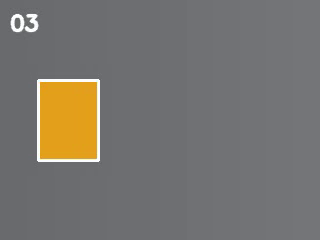
#> input picture frame 3 of lessons/python/素材/synth_cube.mp4, 320 x 240 px
$ python 5.4-video.py
#> lines starting #> are read from the running program, lines starting #| are printed output that depends on the picture; after the words box and inside, x2 and y2 are one past the last pixel; in counts of white or black regions, pixels touching at a corner belong together
# 逐帧读取视频，按颜色找到移动方块，并写出标注视频与抽帧图。
from pathlib import Path

import cv2
import numpy as np


source = Path("素材/synth_cube.mp4")
cap = cv2.VideoCapture(str(source))
print("opened:", cap.isOpened())
print("size:", int(cap.get(cv2.CAP_PROP_FRAME_WIDTH)),
      int(cap.get(cv2.CAP_PROP_FRAME_HEIGHT)))
print("fps:", cap.get(cv2.CAP_PROP_FPS))

out_dir = Path("out_video")
out_dir.mkdir(exist_ok=True)
writer = cv2.VideoWriter(str(out_dir / "annotated.mp4"),
                         cv2.VideoWriter_fourcc(*"mp4v"), 12.0, (320, 240))
print("writer:", writer.isOpened())

frames = 0
saved = 0
centers = []
while True:
    ok, frame = cap.read()
#> frame is the input picture: shape (240, 320, 3); mean B, G, R 111.5, 116.3, 119.2
    if not ok:
        break
    hsv = cv2.cvtColor(frame, cv2.COLOR_BGR2HSV)
#> hsv: shape (240, 320, 3); mean H, S, V 107.2, 21.3, 123
    mask = cv2.inRange(hsv, np.array([5, 100, 100]),
                       np.array([35, 255, 255]))
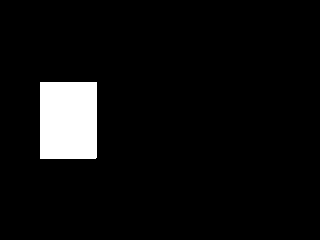
#> mask: shape (240, 320); 5.7% white; 1 white region, box (x1, y1, x2, y2) and area: (40, 82, 97, 159) 4388
    contours, _ = cv2.findContours(mask, cv2.RETR_EXTERNAL,
                                    cv2.CHAIN_APPROX_SIMPLE)
#> contours = 1 item
    if contours:
        largest = max(contours, key=cv2.contourArea)
#> largest = [[40, 82], [40, 158], [95, 158], [96, 157], [96, 82]]
        x, y, w, h = cv2.boundingRect(largest)
#> x = 40; y = 82; w = 57; h = 77
        centers.append((x + w // 2, y + h // 2))
        cv2.rectangle(frame, (x, y), (x + w, y + h), (0, 255, 0), 2)
    cv2.putText(frame, "frame %02d" % frames, (10, 225),
                cv2.FONT_HERSHEY_SIMPLEX, 0.5, (255, 255, 255), 1,
                cv2.LINE_AA)
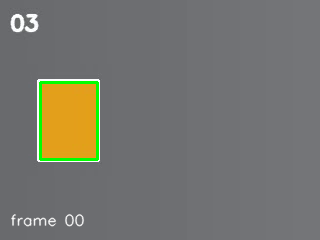
#> frame: shape (240, 320, 3); mean B, G, R 110.5, 117.2, 117.2
    writer.write(frame)
    if frames % 6 == 0:
        cv2.imwrite(str(out_dir / ("frame_%03d.png" % frames)), frame)
        saved += 1
    frames += 1

cap.release()
writer.release()
print("frames:", frames, "saved:", saved)
print("center first/last:", centers[0], centers[-1] if centers else None)
print("video saved:", (out_dir / "annotated.mp4").exists())

$ run again, starting later in the video
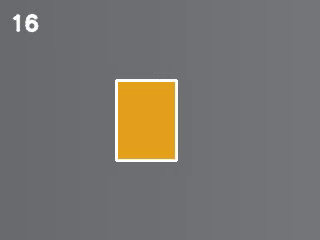
#> input picture frame 16 of lessons/python/素材/synth_cube.mp4, 320 x 240 px
#> frame is the input picture: shape (240, 320, 3); mean B, G, R 111.3, 116.1, 119
#> hsv: shape (240, 320, 3); mean H, S, V 106.8, 21.3, 122.7
#> `mask = cv2.inRange(hsv, np.array([5, 100, 100]), np.array([35, 255, 25..`:
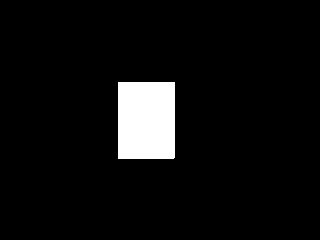
#> mask: shape (240, 320); 5.7% white; 1 white region, box (x1, y1, x2, y2) and area: (118, 82, 175, 159) 4388
#> contours = 1 item
#> largest = [[118, 82], [118, 158], [173, 158], [174, 157], [174, 82]]
#> x = 118; y = 82; w = 57; h = 77
#> `cv2.putText(frame, "frame %02d" % frames, (10, 225), cv2.FONT_HERSHEY_..`:
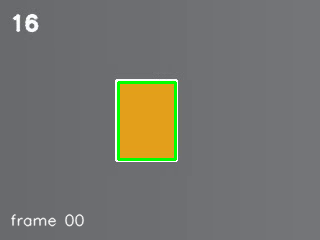
#> frame: shape (240, 320, 3); mean B, G, R 110.2, 117, 116.9

$ run again, starting later in the video
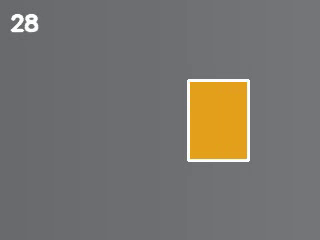
#> input picture frame 28 of lessons/python/素材/synth_cube.mp4, 320 x 240 px
#> frame is the input picture: shape (240, 320, 3); mean B, G, R 111.2, 116, 118.9
#> hsv: shape (240, 320, 3); mean H, S, V 107.1, 21.3, 122.7
#> `mask = cv2.inRange(hsv, np.array([5, 100, 100]), np.array([35, 255, 25..`:
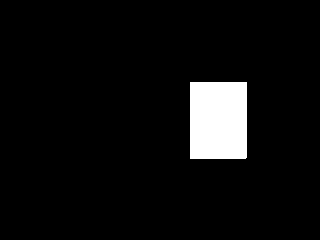
#> mask: shape (240, 320); 5.7% white; 1 white region, box (x1, y1, x2, y2) and area: (190, 82, 247, 159) 4388
#> contours = 1 item
#> largest = [[190, 82], [190, 158], [245, 158], [246, 157], [246, 82]]
#> x = 190; y = 82; w = 57; h = 77
#> `cv2.putText(frame, "frame %02d" % frames, (10, 225), cv2.FONT_HERSHEY_..`:
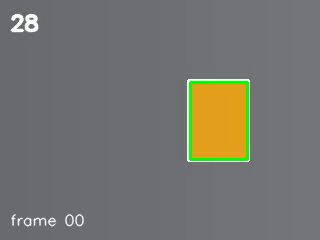
#> frame: shape (240, 320, 3); mean B, G, R 110.1, 116.9, 116.9
#| center first/last: (218, 120) (260, 120)
